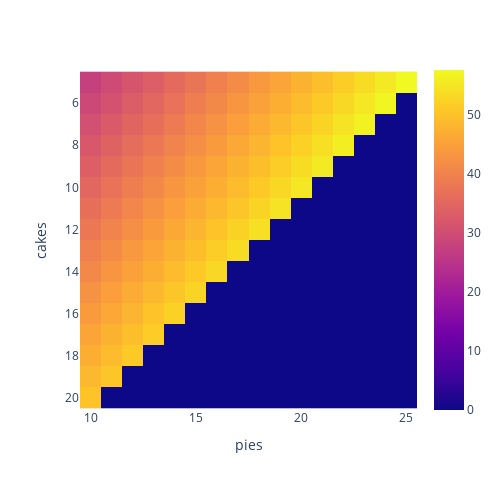

Notebook code for this chart:
### Code cell
fig = px.imshow(mcs_results_mat, x=mcs_results_mat.columns, y=mcs_results_mat.index)
fig.update_layout(width=500,height=500)
fig.show()

### Figure 1 — Plotly figure (JSON) as saved in the notebook; plotly's stock layout.template omitted (floating-point values rounded to 4 significant figures; data arrays with more than 128 entries replaced by an {"elided": "..."} marker saying what was removed)
{"data": [{"coloraxis": "coloraxis", "hovertemplate": "pies: %{x}<br>cakes: %{y}<br>color: %{z}<extra></extra>", "name": "0", "type": "heatmap", "x": [10, 11, 12, 13, 14, 15, 16, 17, 18, 19, 20, 21, 22, 23, 24, 25], "xaxis": "x", "y": [5, 6, 7, 8, 9, 10, 11, 12, 13, 14, 15, 16, 17, 18, 19, 20], "yaxis": "y", "z": {"elided": "16x16 float values"}}], "layout": {"coloraxis": {"colorscale": [[0, "#0d0887"], [0.1111, "#46039f"], [0.2222, "#7201a8"], [0.3333, "#9c179e"], [0.4444, "#bd3786"], [0.5556, "#d8576b"], [0.6667, "#ed7953"], [0.7778, "#fb9f3a"], [0.8889, "#fdca26"], [1, "#f0f921"]]}, "height": 500, "margin": {"t": 60}, "width": 500, "xaxis": {"anchor": "y", "constrain": "domain", "domain": [0, 1], "scaleanchor": "y", "title": {"text": "pies"}}, "yaxis": {"anchor": "x", "autorange": "reversed", "constrain": "domain", "domain": [0, 1], "title": {"text": "cakes"}}}}
